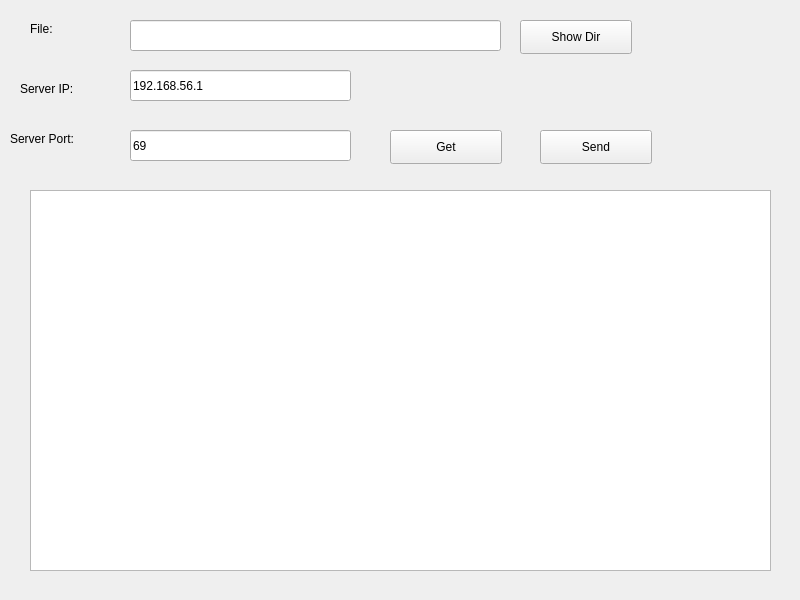
<?xml version="1.0" encoding="UTF-8"?>
<ui version="4.0">
 <class>Widget</class>
 <widget class="QWidget" name="Widget">
  <property name="geometry">
   <rect>
    <x>0</x>
    <y>0</y>
    <width>800</width>
    <height>600</height>
   </rect>
  </property>
  <property name="windowTitle">
   <string>Widget</string>
  </property>
  <widget class="QLineEdit" name="IPLine">
   <property name="geometry">
    <rect>
     <x>130</x>
     <y>70</y>
     <width>221</width>
     <height>31</height>
    </rect>
   </property>
   <property name="text">
    <string>192.168.56.1</string>
   </property>
  </widget>
  <widget class="QLineEdit" name="PortLine">
   <property name="geometry">
    <rect>
     <x>130</x>
     <y>130</y>
     <width>221</width>
     <height>31</height>
    </rect>
   </property>
   <property name="text">
    <string>69</string>
   </property>
  </widget>
  <widget class="QLabel" name="LabelIP">
   <property name="geometry">
    <rect>
     <x>20</x>
     <y>80</y>
     <width>101</width>
     <height>18</height>
    </rect>
   </property>
   <property name="text">
    <string>Server IP:</string>
   </property>
  </widget>
  <widget class="QLabel" name="LabelPort">
   <property name="geometry">
    <rect>
     <x>10</x>
     <y>130</y>
     <width>121</width>
     <height>18</height>
    </rect>
   </property>
   <property name="text">
    <string>Server Port:</string>
   </property>
  </widget>
  <widget class="QPushButton" name="GetBtn">
   <property name="geometry">
    <rect>
     <x>390</x>
     <y>130</y>
     <width>112</width>
     <height>34</height>
    </rect>
   </property>
   <property name="text">
    <string>Get</string>
   </property>
  </widget>
  <widget class="QListView" name="MessageList">
   <property name="geometry">
    <rect>
     <x>30</x>
     <y>190</y>
     <width>741</width>
     <height>381</height>
    </rect>
   </property>
  </widget>
  <widget class="QPushButton" name="SendBtn">
   <property name="geometry">
    <rect>
     <x>540</x>
     <y>130</y>
     <width>112</width>
     <height>34</height>
    </rect>
   </property>
   <property name="text">
    <string>Send</string>
   </property>
  </widget>
  <widget class="QPushButton" name="ShowDirBtn">
   <property name="geometry">
    <rect>
     <x>520</x>
     <y>20</y>
     <width>112</width>
     <height>34</height>
    </rect>
   </property>
   <property name="text">
    <string>Show Dir</string>
   </property>
  </widget>
  <widget class="QLineEdit" name="FileLine">
   <property name="geometry">
    <rect>
     <x>130</x>
     <y>20</y>
     <width>371</width>
     <height>31</height>
    </rect>
   </property>
  </widget>
  <widget class="QLabel" name="LabelFile">
   <property name="geometry">
    <rect>
     <x>30</x>
     <y>20</y>
     <width>81</width>
     <height>18</height>
    </rect>
   </property>
   <property name="text">
    <string>File:</string>
   </property>
  </widget>
 </widget>
 <resources/>
 <connections/>
</ui>
